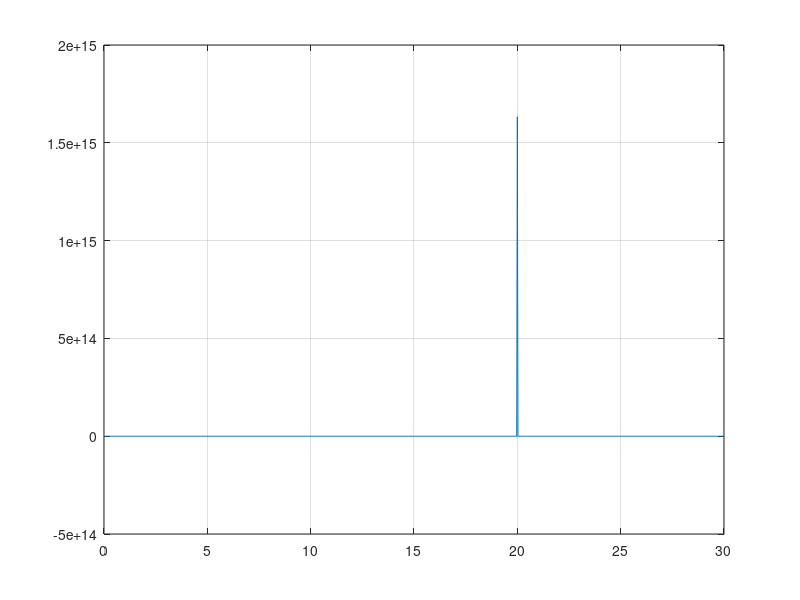

MATLAB code to generate this figure:
%Ejercicio 1
%D)
tinicio = 0;
tfinal = 30;
np = 1000;

t = tinicio:(tfinal - tinicio) / (np - 1):tfinal;

X1 = sin(pi/4*t);
X2 = cos(pi/4*t);

%5
F = X1 .^ X2
plot(t,F);
grid